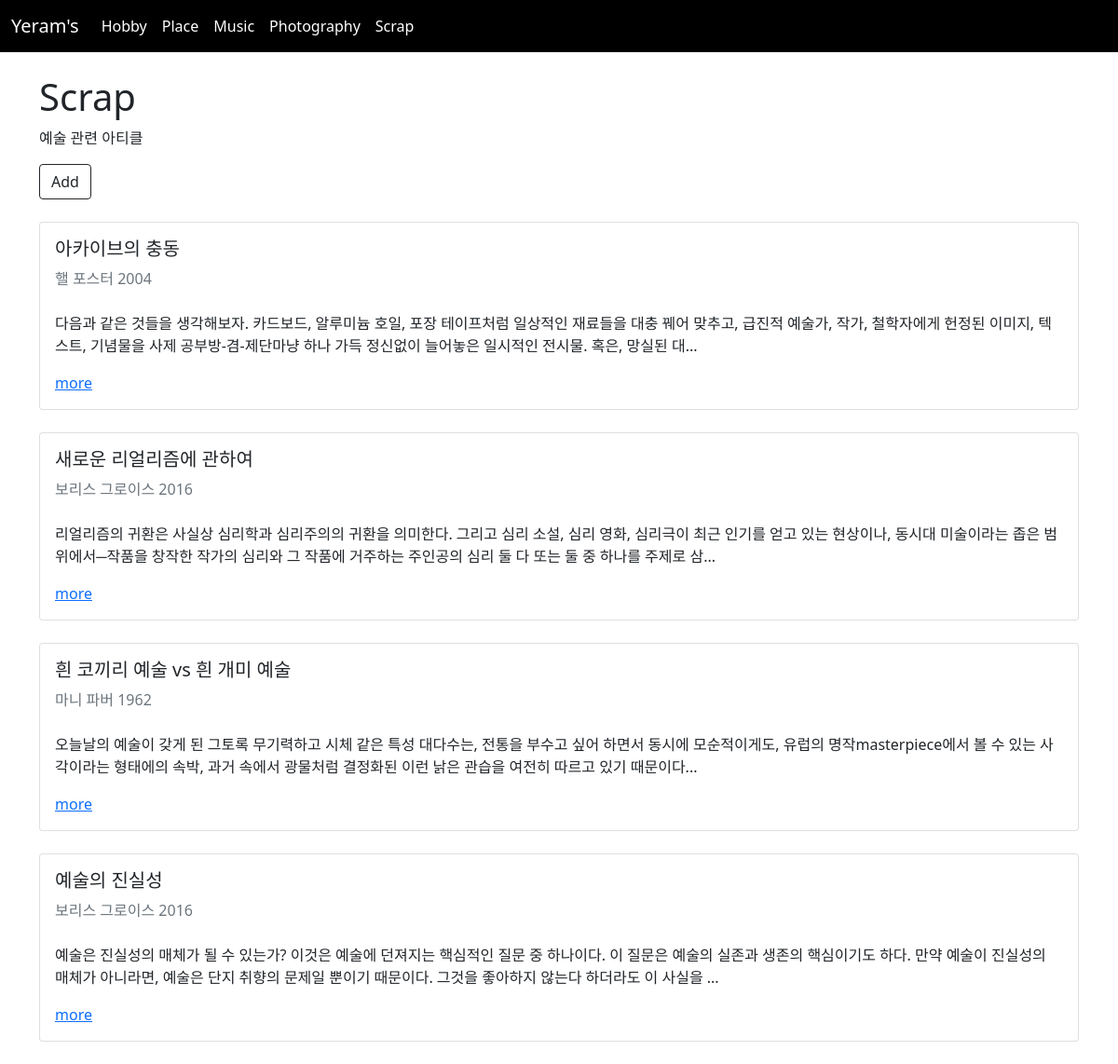
Screenshot of /scrap/ with the database file from the repository.
### yeram/models.py (models this page shows, shortened)
class Scrap(models.Model) :
    title = models.CharField(max_length=30)
    author = models.CharField(null=True,default='',max_length=20)
    body = models.TextField()
    def summary(self) :
        return self.body[:150]

### yeram/views.py (the view)
# urls.py: path('scrap/', views.scrap, name="scrap"),
def scrap(request) :
    scraps = Scrap.objects.all()
    return render(request, 'scrap.html', {'scraps': scraps})

### yeram/templates/scrap.html
{% extends 'base.html' %}
{% load static %}
{% block content %}
<br>
<h1>Scrap</h1>
<p> 예술 관련 아티클 </p>
<button type="button" class="btn btn-outline-dark"  onclick="location.href='scrapnew/'" > Add </button>
<br><br>
 <div >
    {% for yeram in scraps.all %}
    <div class="card">
      <div class="card-body">
        <h5 class="card-title">{{yeram.title}}</h5>
        <h7 class="card-subtitle mb-2 text-muted"> {{yeram.author}} </h7>
        <br><br>
        <p class="card-text">{{yeram.summary}}...</p>
        <a href="{% url 'scrapdetail' yeram.id %}" class="card-link">more</a>
      </div>
    </div><br>
    {% endfor %}
 </div>
{% endblock %}

### SelfIntroduction/templates/base.html (shortened to what this page needs)
<!DOCTYPE html>
<html lang="en">
<head>
    <link href="https://cdn.jsdelivr.net/npm/bootstrap@5.0.1/dist/css/bootstrap.min.css" rel="stylesheet">
</head>
<body>
    <nav class="navbar navbar-expand-lg navbar-light" style="background-color: rgb(0, 0, 0);">
        <div class="container-fluid">
            <a class="navbar-brand" href="{% url 'main' %}" style="color: white" >Yeram's</a>
            <div class="collapse navbar-collapse" id="navbarNav">
                <ul class="navbar-nav">
                    <li class="nav-item">
                        <a class="nav-link active" aria-current="page" href="{% url 'hobby' %}" style="color: white" > Hobby</a>
                    </li>
                    <li class="nav-item">
                        <a class="nav-link" href="{% url 'place' %}" style="color: white">Place</a>
                    </li>
                    <li class="nav-item">
                        <a class="nav-link" href="{% url 'music' %}"style="color: white">Music</a>
                    </li>
                    <li class="nav-item">
                        <a class="nav-link" href="{% url 'photo' %}"style="color: white">Photography</a>
                    </li>
                    <li class="nav-item">
                        <a class="nav-link" href="{% url 'scrap' %}"style="color: white">Scrap</a>
                    </li>
                </ul>
            </div>
        </div>
    </nav>
    <div class="container" >
        {% block content %}
        {% endblock %}
    </div>
</body>
</html>

### rows the page displays
Scrap: title "아카이브의 충동", author "핼 포스터 2004", summary "다음과 같은 것들을 생각해보자. 카드보드, 알루미늄 호일, 포장 테이프처럼 일상적인 재료들을 대충 꿰어 맞추고, 급진적 예술가, 작가, 철학자에게 헌정된 이미지, 텍스트, 기념물을 사제 공부방-겸-제단마냥 하나 가득 정신없이 늘어놓은 일시적인 전시물. 혹은, 망실된 대"
Scrap: title "새로운 리얼리즘에 관하여", author "보리스 그로이스 2016", summary "리얼리즘의 귀환은 사실상 심리학과 심리주의의 귀환을 의미한다. 그리고 심리 소설, 심리 영화, 심리극이 최근 인기를 얻고 있는 현상이나, 동시대 미술이라는 좁은 범위에서─작품을 창작한 작가의 심리와 그 작품에 거주하는 주인공의 심리 둘 다 또는 둘 중 하나를 주제로 삼"
Scrap: title "흰 코끼리 예술 vs 흰 개미 예술", author "마니 파버 1962", summary "오늘날의 예술이 갖게 된 그토록 무기력하고 시체 같은 특성 대다수는, 전통을 부수고 싶어 하면서 동시에 모순적이게도, 유럽의 명작masterpiece에서 볼 수 있는 사각이라는 형태에의 속박, 과거 속에서 광물처럼 결정화된 이런 낡은 관습을 여전히 따르고 있기 때문이다"
Scrap: title "예술의 진실성", author "보리스 그로이스 2016", summary "예술은 진실성의 매체가 될 수 있는가? 이것은 예술에 던져지는 핵심적인 질문 중 하나이다. 이 질문은 예술의 실존과 생존의 핵심이기도 하다. 만약 예술이 진실성의 매체가 아니라면, 예술은 단지 취향의 문제일 뿐이기 때문이다. 그것을 좋아하지 않는다 하더라도 이 사실을"
